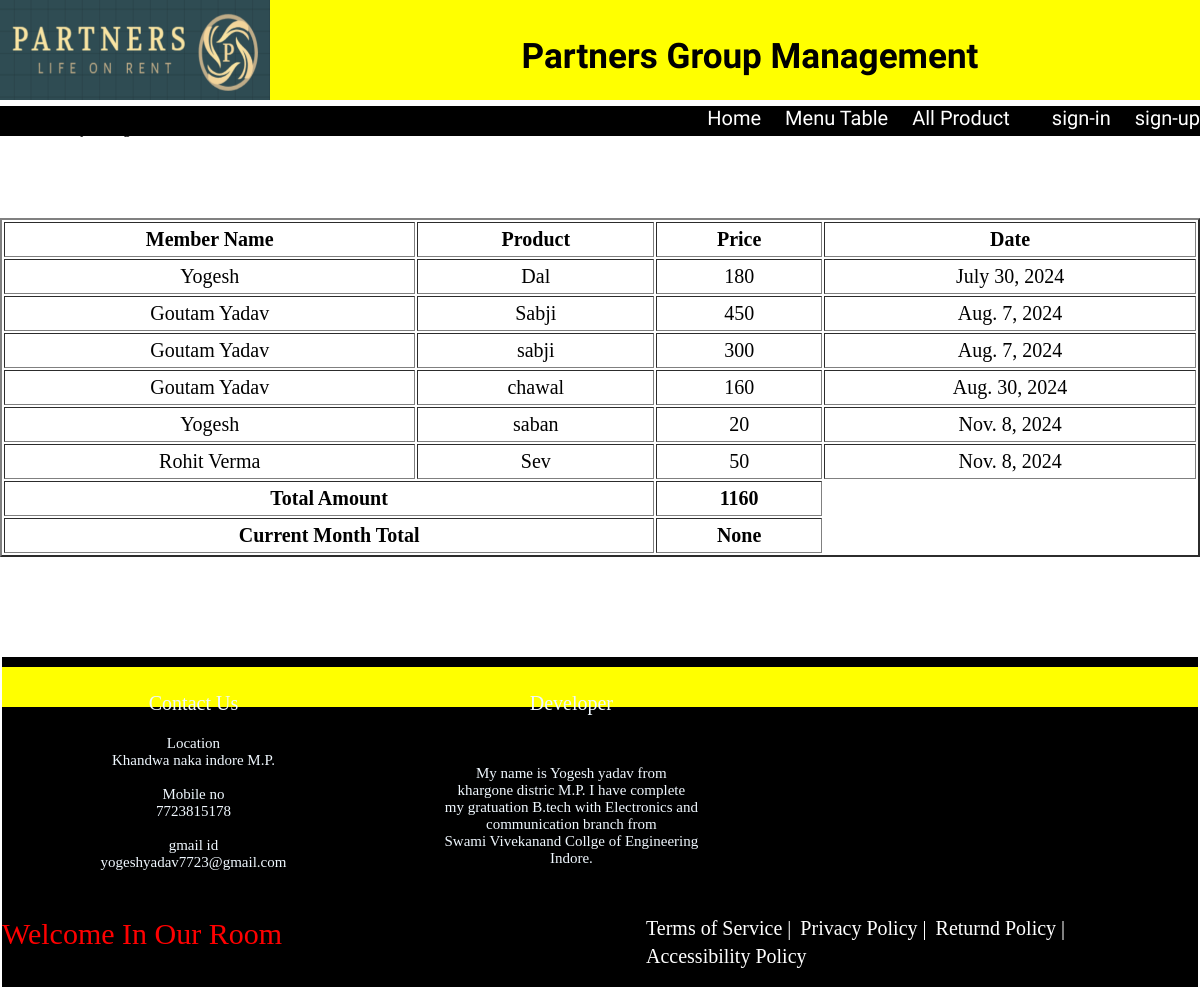
The page /all_entry/ on the database as committed earlier.
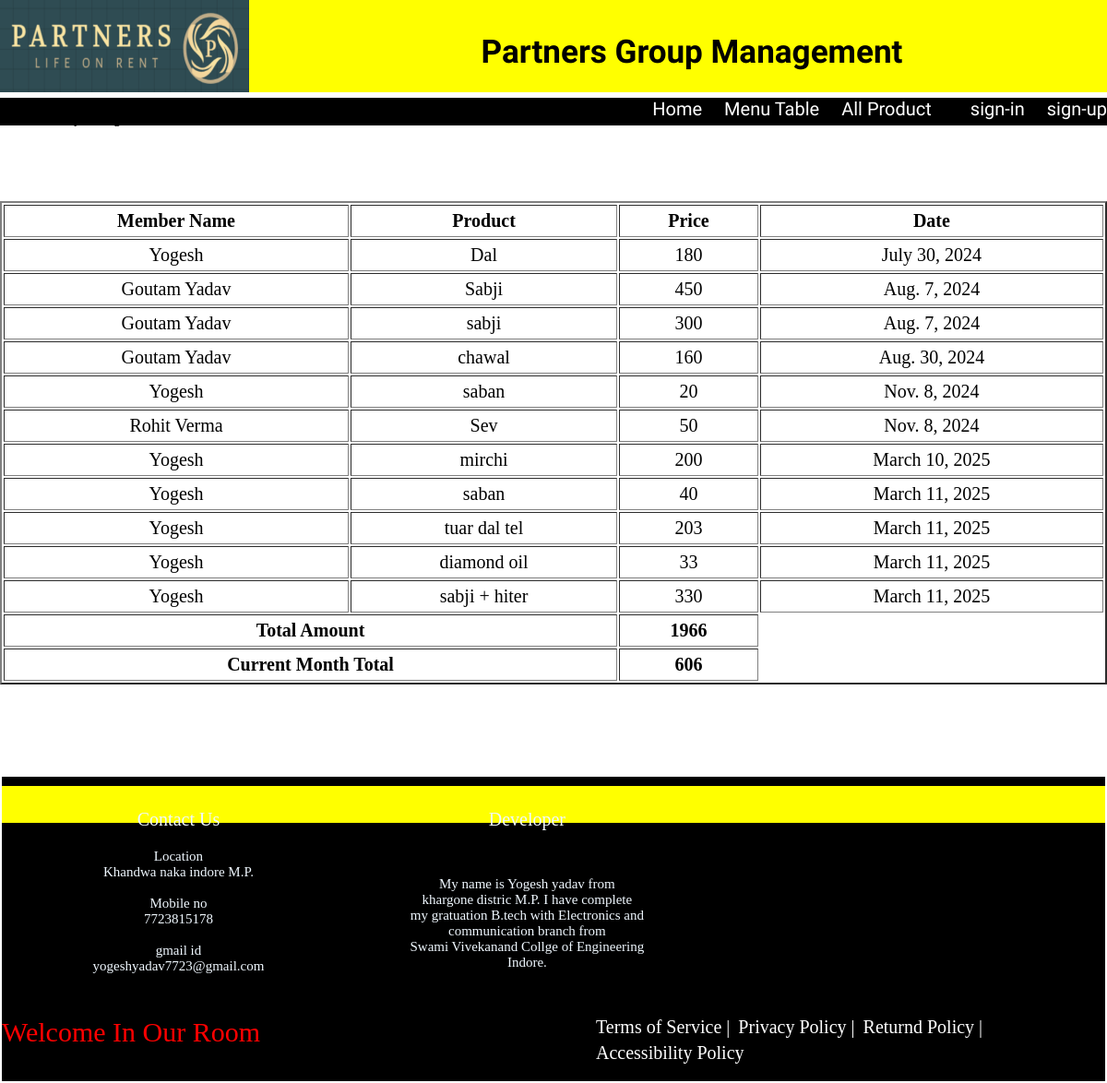
The same page on the database as committed later.
### app1/models.py (models this page shows, shortened)
class Product(models.Model):
    user = models.ForeignKey(User,on_delete=models.CASCADE,max_length=50,related_name='member')
    item = models.CharField(max_length=100)
    price = models.IntegerField()
    date = models.DateField(default=timezone.now)

### app1/views.py (the view)
# urls.py: path('all_entry/',views.all_product),
def all_product(request):
    data = Product.objects.all()
    total = Product.objects.aggregate(total_amount=Sum('price'))
    current = Product.objects.filter(date=datetime.today()).aggregate(current_month = Sum('price'))
    return render(request,'table.html',{'data':data,'total':total,'current':current})

### app1/templates/table.html (shortened to what this page needs)
{% extends "base.html" %}
{% load static %}
{% block contaner %}
          <h5><ul><li>Grocery Management</li></ul></h5>
          <table border='2px' cellspacing='' cellpadding='' >
            <tr>
               <th>Member Name</th>
               <th>Product</th>
               <th>Price</th>
               <th>Date</th>
            </tr>
            <tr>
               {% for i in data %}
               <td>{{i.user}}</td>
               <td>{{i.item}}</td>
               <td>{{i.price}}</td>
               <td>{{i.date}}</td>
            </tr>
            {% endfor %}
            <tr>
               <th colspan='2'>Total Amount</th>
               <th>{{total.total_amount}}</th>
            </tr>
            <tr>
               <th colspan='2'>Current Month Total</th>
               <th>{{current.current_month}}</th>
            </tr>
            </table>
{% endblock %}

### app1/templates/base.html (shortened to what this page needs)
{% load static %}
<html>
<head>
     <link rel="stylesheet" href="{% static 'riot-slider.min.css' %}" />
    <link rel='stylesheet' href="{% static 'style.css' %}">
    <link rel='stylesheet' href="{% static 'data/style.css' %}">
</head>
     <body >
          <header>
               <div class="head">
                    <div id="logo"><img src= "{% static 'images\contanering.png' %}" ></div>
                    <div id="pro_name"><h3> Partners Group Management</h3></div>
               </div>
       <nav>
           <ul>
            <li><a href='/' target='' class='z'>Home</a></li>
            <li><a href='/menu/' target='' class='z'>Menu Table</a></li>
            <li><a href='/all_entry/' target='' class='z'style='margin-right:18px'>All Product</a></li>
            {% if user.is_authenticated %}
               <li><a href='/add_product/' target='' class='z'>Add Product</a></li>
               <li><a href='/profile/' target='' class='z'>{{user.username}}</a></li>
               <li><a href='/log_out/{{user.id}}/' target='' class='z'>Logout</a></li>
               <li><a href='/profile/' target='' class='z'><i class="fa-solid fa-user"></i></a></li>
            {% else %}
               <li><a href='/sign_in/' target='' class='z'>sign-in</a></li>
               <li><a href='/signup/' target='' class='z'>sign-up</a></li>
            {% endif %}
           </ul>
            </nav>
          </header>
          {% block contaner %}
          {% endblock %}
          <br>
        <footer>
          <div id='main_foot'>
               <div class='x'>
                       <div style='font-size:20px;text-align:center'>Contact Us</div>
               <div id="con_foot">Location<br>Khandwa naka indore M.P.<br><br>
               Mobile no<br>7723815178<br><br>
               gmail id<br>yogeshyadav7723@gmail.com
               </div>
               </div>
               <div class='x'><div style='font-size:20px;text-align:center'>Developer</div>
               <div id="dev_foot"> My name is Yogesh yadav from<br> khargone distric M.P.
                I have complete<br> my gratuation B.tech with Electronics and
                communication branch from<br> Swami Vivekanand Collge of Engineering Indore.
               </div>
                </div>
               <div class='x'><iframe src="https://www.google.com/maps/embed?pb=!1m18!1m12!1m3!1d2809.3234892625574!2d75.87563517115483!3d22.67390227581232!2m3!1f0!2f0!3f0!3m2!1i1024!2i768!4f13.1!3m3!1m2!1s0x3962fc95e4566a19%3A0x721053fbd22a72e4!2z4KS44KSC4KSkIOCkqOCkl-CksCDgpI_gpLXgpYfgpKjgpY3gpK_gpYIsIOCkuOCkguCkpCDgpKjgpJfgpLAsIOCkh-CkqOCljeCkpuCljOCksCwg4KSu4KSn4KWN4KSvIOCkquCljeCksOCkpuClh-CktiA0NTIwMjA!5e0!3m2!1shi!2sin!4v1681233279667!5m2!1shi!2sin"
                    style="border:0;width:275px;height:200px" allowfullscreen="" loading="lazy">
               </iframe>
               </div>
               <marquee scrollamount='20' id="mq">Welcome In Our Room</marquee>
              <div class="fd_main">
              <ul id="fd">
               <li><a href='#' target='' class='z' >Terms of Service |</a></li>
               <li><a href='#' target='' class='z' >Privacy Policy |</a></li>
               <li><a href='menu_table.html' target='' class='z'>Returnd Policy |</a></li>
               <li><a href='#' target='' class='z' >Accessibility Policy </a></li>
               </ul>
          </div>
          </div>
      </footer>
</body>
</html>

### app1/static/style.css (style rules this page uses)
body { margin:0; padding: 0; }
header { width: 100%; background-color: yellow; height:100px; }
#pro_name { float: left; font-family:"shrikhand"; background-color:yellow; font-size:30px; text-align:center; width:70%; height: 60px; }
#logo { float:left; width:25%; margin-right: 30px; height: 100px; }
#logo img { height: 100%; width: 90%; }
footer { background-color:black; border:2px solid white; color:aliceblue; height:330px; }
nav { background-color:black; width:100%; height:30px; text-align: end; }
nav li { font-family: 'Mate SC', serif; display:inline; font-size:20px; margin-left:20px; }
.x { float:left; font-size:15px; width:27%; height: 200px; margin: 25px; margin-left: 30px; }
.z { color:White; float:left; text-decoration:none; }
#main_foot { width: 100%; height:20px; }
#mq { background-color:yellow; color:red; font-size:30px; height: 40px; width:100%; margin-top:10px; }
ul li { display:inline-block; }
#dev_foot,#con_foot { margin: 20px; text-align: center; }
#dev_foot { margin-top: 50px; }
#fd { margin-left: 600px; font-size: 20px; margin-top: 10px; }
.fd_main { height: 30px; width: 100%; background-color: black; color: aliceblue; }
#fd li a { margin-left: 4px; }
.head { height: 90px; }

### app1/static/data/style.css (style rules this page uses)
body { width: 100%; height: 100%; margin: 0%; padding: 0%; box-sizing: border-box; }
a { color: dodgerblue; }

Rows that differ between the two databases and show on the page:
added Product: user "Yogesh", item "mirchi", price "200", date "March 10, 2025"
added Product: user "Yogesh", item "saban", price "40", date "March 11, 2025"
added Product: user "Yogesh", item "tuar dal tel", price "203", date "March 11, 2025"
added Product: user "Yogesh", item "diamond oil", price "33", date "March 11, 2025"
added Product: user "Yogesh", item "sabji + hiter", price "330", date "March 11, 2025"
Other text that changed with them:
{{ total.total_amount }}: "1160" → "1966"
{{ current.current_month }}: "None" → "606"
